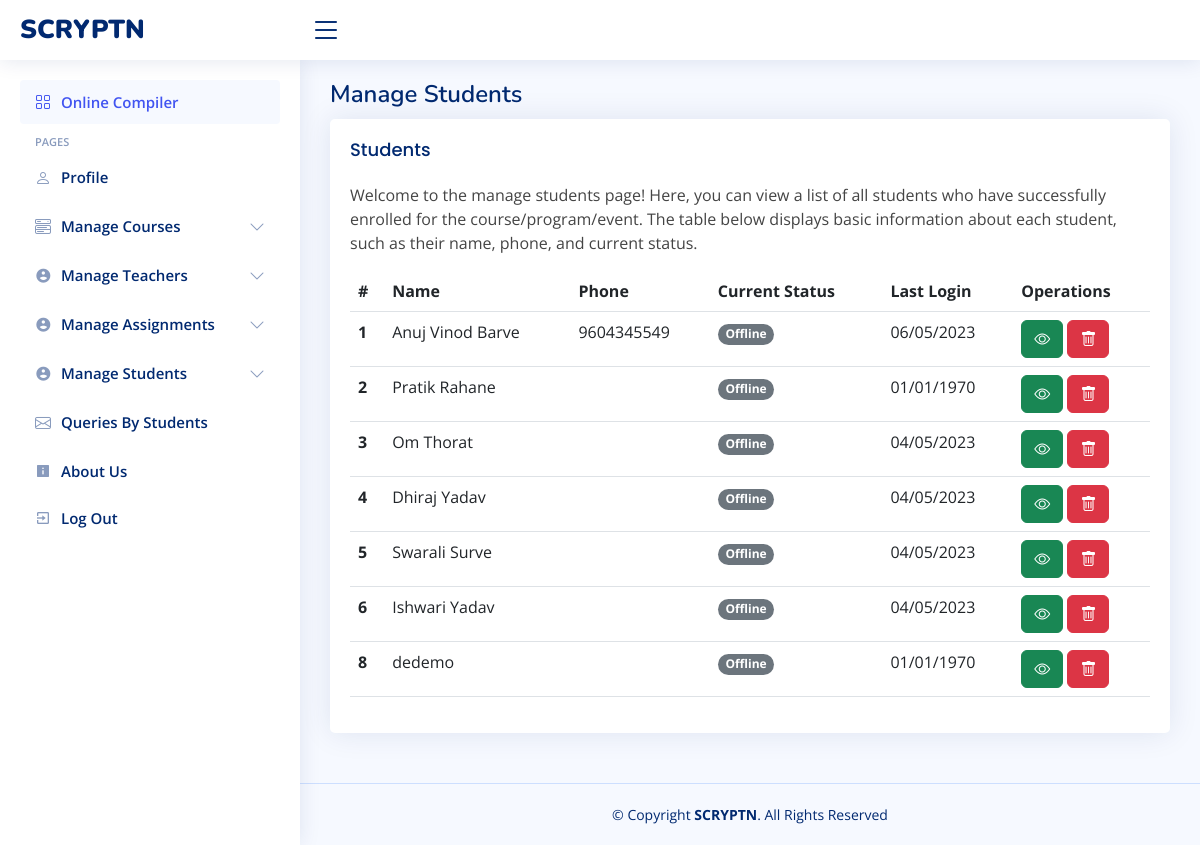
Before: /admin/manage_students.php (signed in) with the older database file.
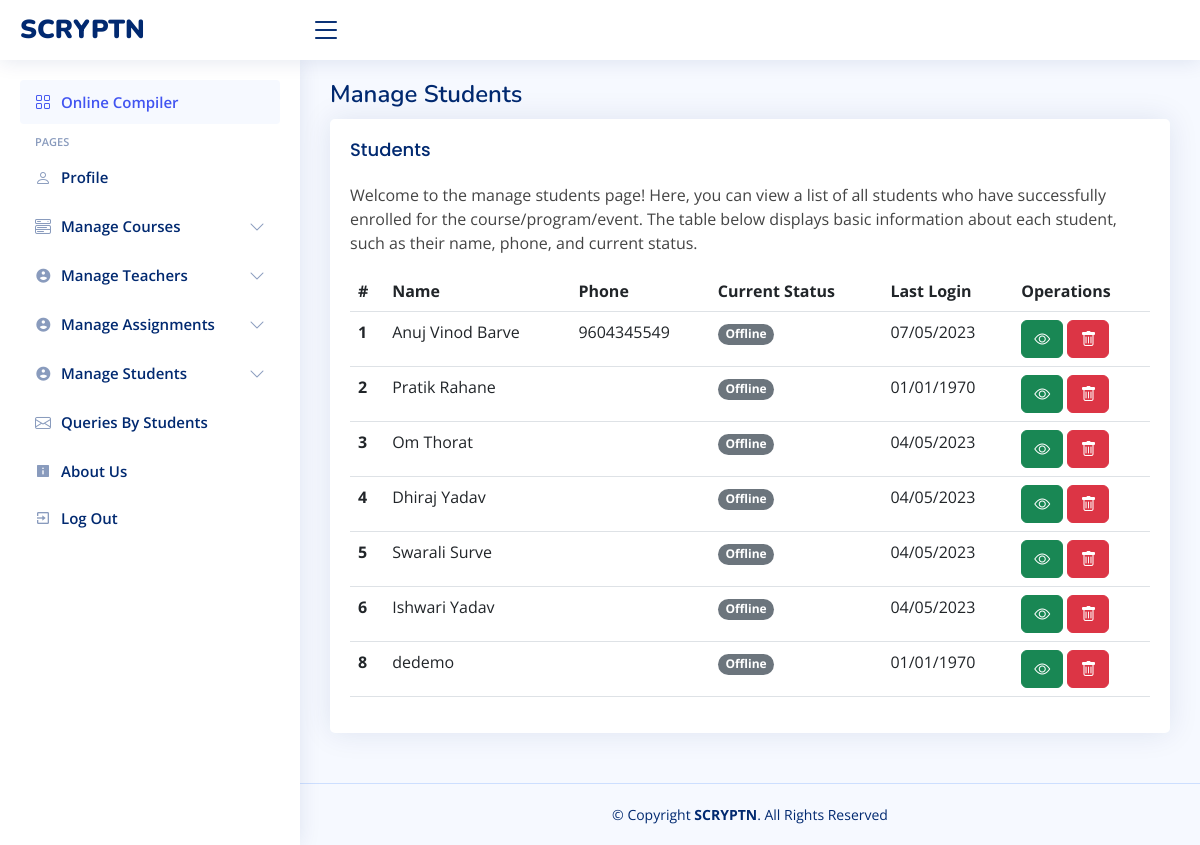
After: the same page with the newer database file.
### tables this page shows
CREATE TABLE `users` (
  `userID` int(11) NOT NULL,
  `userName` varchar(128) NOT NULL,
  `userEmail` varchar(128) NOT NULL,
  `userAddr` varchar(255) DEFAULT NULL,
  `userPhone` varchar(255) DEFAULT NULL,
  `userUid` varchar(128) NOT NULL,
  `userPwd` varchar(128) NOT NULL,
  `user_ln` text DEFAULT NULL,
  `user_gh` text DEFAULT NULL,
  `user_in` varchar(255) DEFAULT NULL,
  `user_tw` varchar(255) DEFAULT NULL,
  `user_desc` text DEFAULT NULL,
  `user_photo` varchar(255) DEFAULT NULL,
  `last_login` bigint(20) DEFAULT NULL,
  `assigned_course` int(11) DEFAULT NULL
);

### admin/manage_students.php (the view, shortened to what this page needs)
<!DOCTYPE html>
<html lang="en">
<head>
    <link href="../assets/vendor/bootstrap/css/bootstrap.min.css" rel="stylesheet">
    <link href="../assets/vendor/bootstrap-icons/bootstrap-icons.css" rel="stylesheet">
    <link href="../assets/vendor/boxicons/css/boxicons.min.css" rel="stylesheet">
    <link href="../assets/vendor/quill/quill.snow.css" rel="stylesheet">
    <link href="../assets/vendor/quill/quill.bubble.css" rel="stylesheet">
    <link href="../assets/vendor/remixicon/remixicon.css" rel="stylesheet">
    <link href="../assets/vendor/simple-datatables/style.css" rel="stylesheet">
    <link href="../assets/css/style.css" rel="stylesheet">
</head>
<body>
    <?php include './includes/header.php'; ?>
    <?php include './includes/sidenav.php'; ?>
    <main id="main" class="main">
        <div class="pagetitle">
            <h1>Manage Students</h1>
        </div>
        <section class="section">
      <div class="row">
        <div class="col-lg-12">
          <div class="card">
            <div class="card-body">
              <h5 class="card-title">Students</h5>
              <p>Welcome to the manage students page! Here, you can view a list of all students who have successfully enrolled for the course/program/event. The table below displays basic information about each student, such as their name, phone, and current status.</p>
              <table class="table datatable">
                <thead>
                  <tr>
                    <th scope="col">#</th>
                    <th scope="col">Name</th>
                    <th scope="col">Phone</th>
                    <th scope="col">Current Status</th>
                    <th scope="col">Last Login</th>
                    <th scope="col">Operations</th>
                  </tr>
                </thead>
                <tbody>
                <?php
                $servername = "localhost";
                $username = "root";
                $password = "";
                $databasename = "scr";
                $conn = new mysqli(
                    $servername,
                    $username,
                    $password,
                    $databasename
                );
                $query_file = "SELECT * FROM `users`";
                $time = time();
                $result_file = $conn->query($query_file);
                if ($result_file->num_rows > 0) {
                    while ($row = $result_file->fetch_assoc()) {
                        $date = date('d/m/Y',$row['last_login']);
                        $status = 'Offline';
                        if($row['last_login']>$time)
                        {
                            $status = 'Online';
                            $class = 'bg-success';
                        }
                        else
                        {
                            $status = 'Offline';
                            $class = 'bg-secondary';
                        }
                        echo "<tr>";
                        echo "<th scope='row'>".$row['userID']."</th>";
                        echo "<td>".$row['userName']."</td>";
                        echo "<td>".$row['userPhone']."</td>";
                        echo "<td><span class='badge rounded-pill $class'>".$status."</span></td>";
                        echo "<td>".$date."</td>";
                        echo "<td><a href='./view_student.php?id=" . $row['userID'] . "'><button type='button' class='mt-10 btn btn-success'><i class='bi bi-eye'></i></button> <a href='../inc/delete_stud.php?id=" . $row['userID'] . "'><button type='button' class='btn btn-danger'><i class='bi bi-trash'></i></button></a></td>";
                        echo "</tr>";
                    }
                } else {
                    echo "0 results";
                }
                ?>
                </tbody>
              </table>
            </div>
          </div>
        </div>
      </div>
    </section>
    </main>
    <footer id="footer" class="footer">
        <div class="copyright">
            &copy; Copyright <strong><span>SCRYPTN</span></strong>. All Rights Reserved
        </div>
    </footer>
</body>
</html>

Changed rows visible on the page:
changed users "Anuj Vinod Barve": last_login "06/05/2023" → "07/05/2023"
